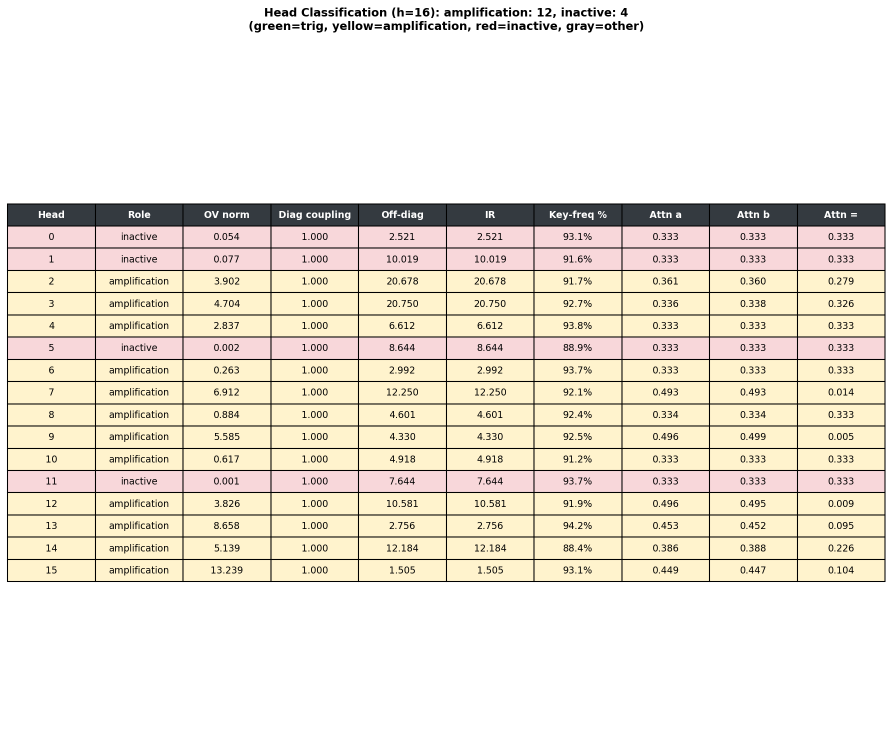
#> input picture results/circuit_comparison/circuit_head_classification_h16.png, 1785 x 1485 px (shown at 1/2 size); its folder holds only this picture in this run
$ python downsize_figures.py
#> lines starting #> are read from the running program, lines starting #| are printed output that depends on the picture
#!/usr/bin/env python3
"""Downsize PNG and GIF figures in results/ for git inclusion.

PNGs: Resize so max dimension <= 600px, convert RGBA->RGB, then lossy compress with pngquant.
GIFs: Use ImageMagick to aggressively resize and optimize.
Processes in-place (originals can be regenerated from scripts).
"""

import glob
import os
import subprocess
import sys
from pathlib import Path

from PIL import Image


def get_file_size_mb(path: str) -> float:
    return os.path.getsize(path) / (1024 * 1024)


def downsize_png(path: str, max_dim: int = 600) -> tuple[float, float]:
    """Resize PNG, convert RGBA->RGB, then lossy compress with pngquant."""
#> called with max_dim = 600
    before = get_file_size_mb(path)
    img = Image.open(path)
#> img is the input picture: PIL image 1785x1485 RGBA; mean R, G, B, A 236.5, 229.2, 217.5, 255
    w, h = img.size
#> w = 1785; h = 1485

    # Resize if needed
    if max(w, h) > max_dim:
        scale = max_dim / max(w, h)
#> scale = 0.336
        new_size = (int(w * scale), int(h * scale))
#> new_size = (600, 499)
        img = img.resize(new_size, Image.LANCZOS)
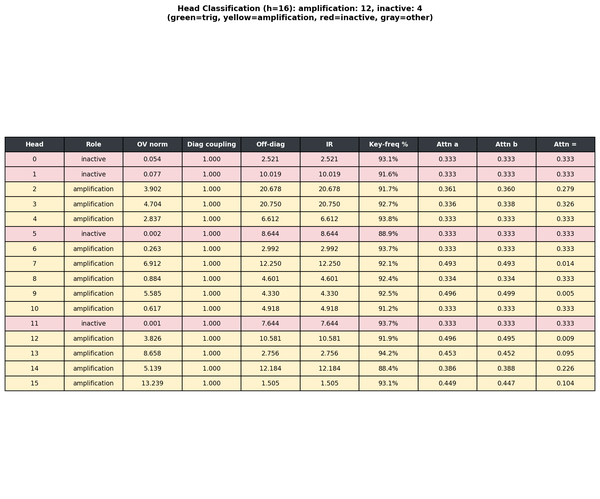
#> img: PIL image 600x499 RGBA; mean R, G, B, A 235.2, 228.8, 217.4, 255

    # Convert RGBA to RGB (smaller file, white background)
    if img.mode == "RGBA":
        bg = Image.new("RGB", img.size, (255, 255, 255))
#> bg: PIL image 600x499 RGB; every value is 255
        bg.paste(img, mask=img.split()[3])
        img = bg

    img.save(path, optimize=True)

    # Apply lossy compression with pngquant (needs temp file for in-place)
    tmp_path = path + ".tmp.png"
    try:
        subprocess.run(
            ["pngquant", "--force", "--quality=40-80", "--speed=1",
             "--output", tmp_path, path],
            check=True, capture_output=True, timeout=30
        )
#> (this line was passed over: subprocess is not available in this run)
        os.replace(tmp_path, path)
    except (subprocess.CalledProcessError, FileNotFoundError):
        if os.path.exists(tmp_path):
            os.remove(tmp_path)

    after = get_file_size_mb(path)
    return before, after


# [52 lines left out: function downsize_gif, not called in this run]


def main():
    results_dir = Path("results")
    if not results_dir.exists():
        print("Error: results/ directory not found")
        sys.exit(1)

    # Process PNGs
    pngs = sorted(glob.glob("results/**/*.png", recursive=True))
    total_before_png = 0.0
    total_after_png = 0.0

    print(f"Processing {len(pngs)} PNG files...")
    for path in pngs:
        before, after = downsize_png(path)
        total_before_png += before
        total_after_png += after
        reduction = (1 - after / before) * 100 if before > 0 else 0
        if reduction > 5:
            print(f"  {path}: {before:.2f}MB -> {after:.2f}MB ({reduction:.0f}%)")

    print(f"\nPNG total: {total_before_png:.1f}MB -> {total_after_png:.1f}MB "
          f"({(1 - total_after_png / total_before_png) * 100:.0f}% reduction)")

    # Process GIFs (already compressed from previous run, just report)
    gifs = sorted(glob.glob("results/**/*.gif", recursive=True))
    total_gif = sum(get_file_size_mb(g) for g in gifs)
    print(f"\nGIF total: {total_gif:.1f}MB ({len(gifs)} files)")

    total = total_after_png + total_gif
    print(f"\nTotal figures: {total:.1f}MB")


if __name__ == "__main__":
    main()

$ run again, on results/circuit_comparison/circuit_head_classification_h4.png
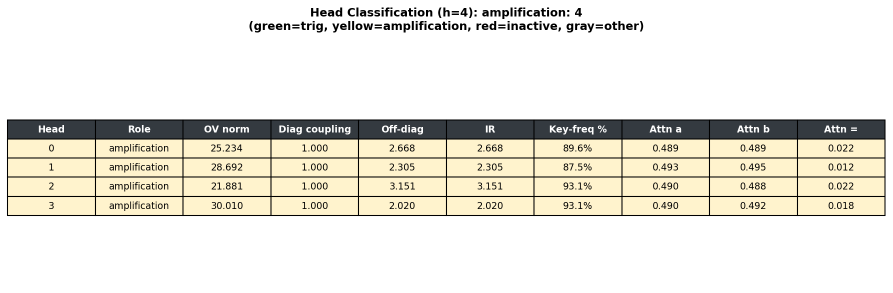
#> input picture results/circuit_comparison/circuit_head_classification_h4.png, 1785 x 585 px (shown at 1/2 size)
#> in downsize_png, img is the input picture: PIL image 1785x585 RGBA; mean R, G, B, A 232.8, 230.3, 221.9, 255
#> in downsize_png, `img = img.resize(new_size, Image.LANCZOS)`:
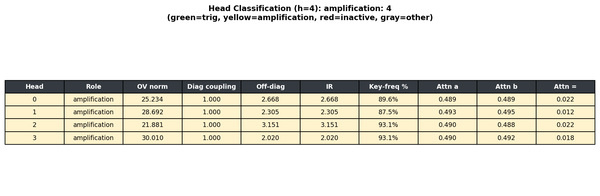
#> img: PIL image 600x196 RGBA; mean R, G, B, A 231.9, 230, 221.7, 255
